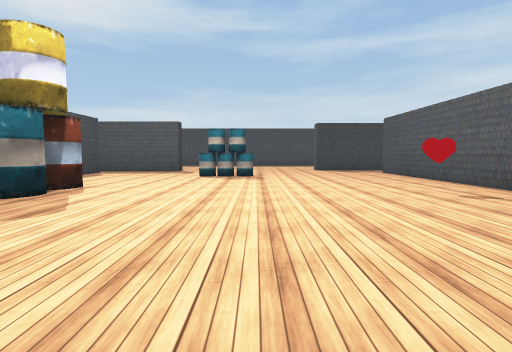
view 1 (above)

24 first-person views from a walk through a Unity game level. The camera is 1.2 m above the floor, tilts 4° down and sees 80° across. The floor is counted in squares, 2 m on a side. Each view is taken from the middle of a square. On the plan, view 1 faces up. The plan holds only what a view shows up to about 9 squares ahead; the rest is blank. The player character is not drawn. Some surface patterns are stand-ins.

view 2
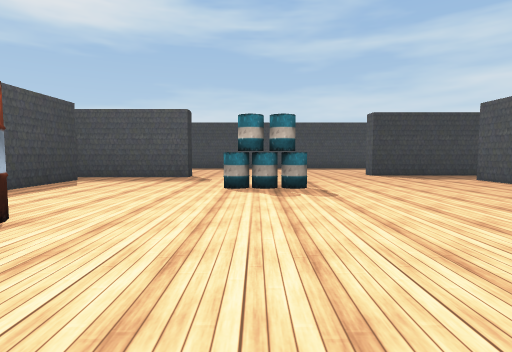

view 3
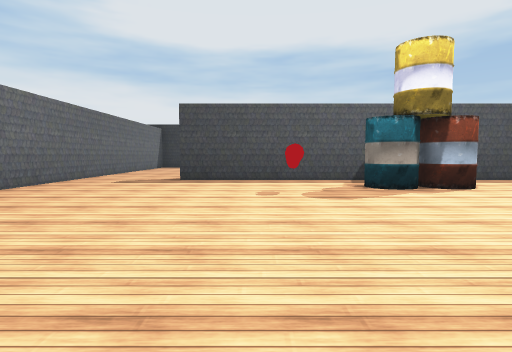

view 4
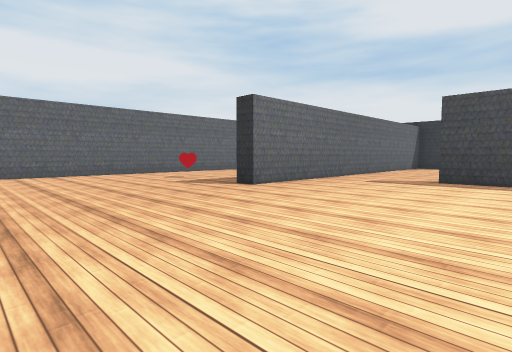

view 5
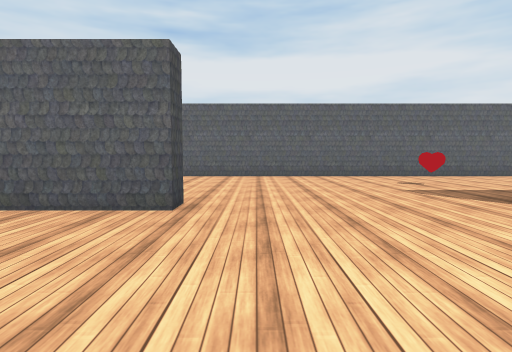

view 6
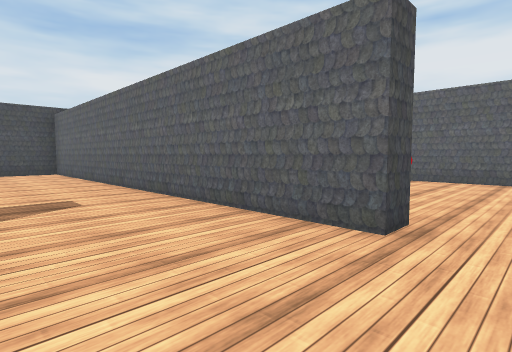

view 7
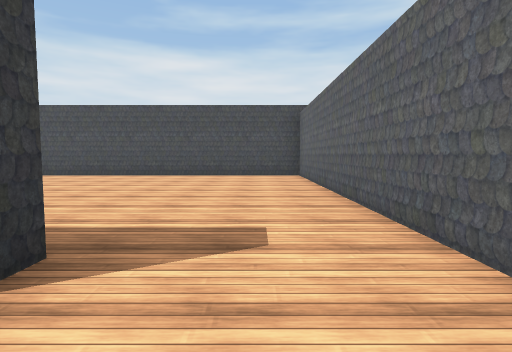

view 8
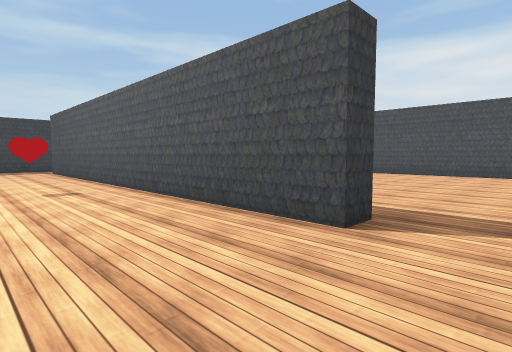

view 9
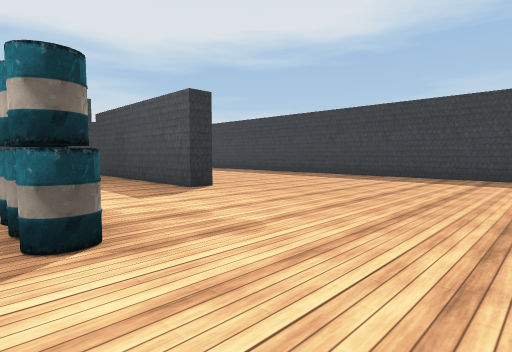

view 10
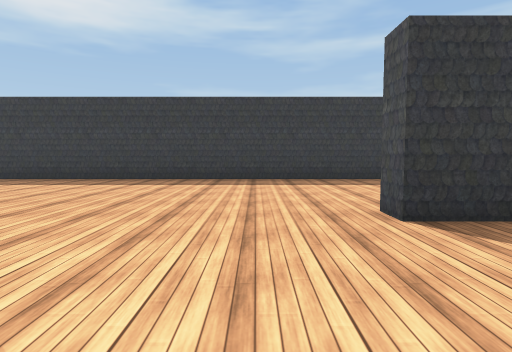

view 11
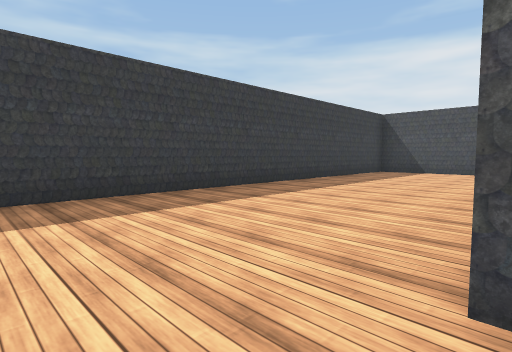

view 12
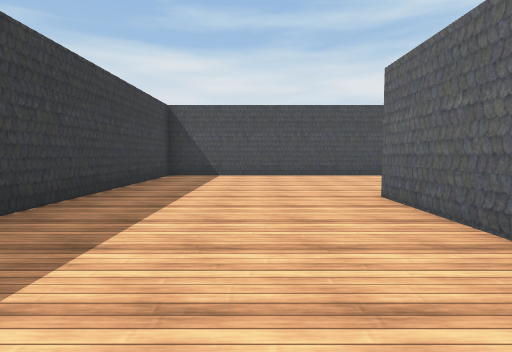

view 13
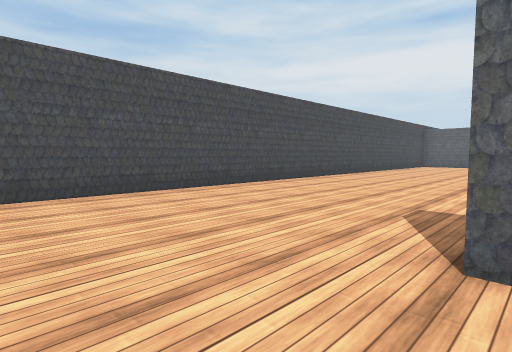

view 14
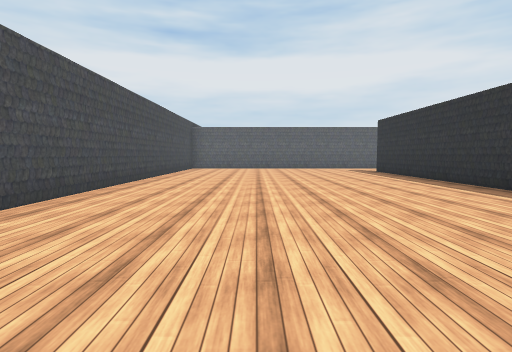

view 15
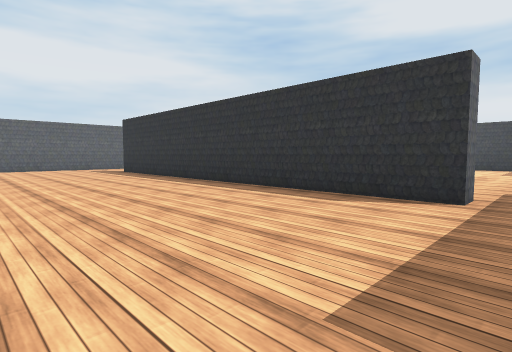

view 16
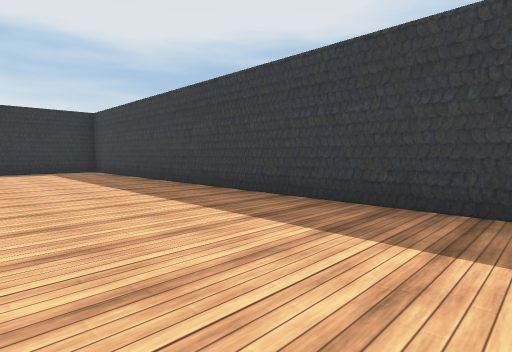

view 17
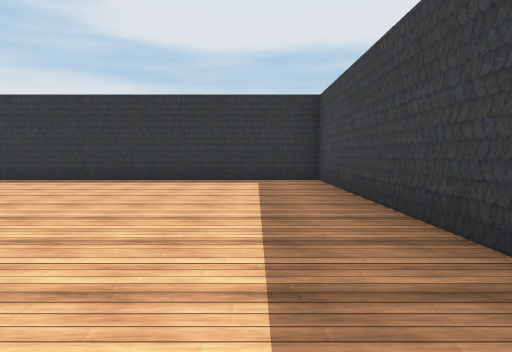

view 18
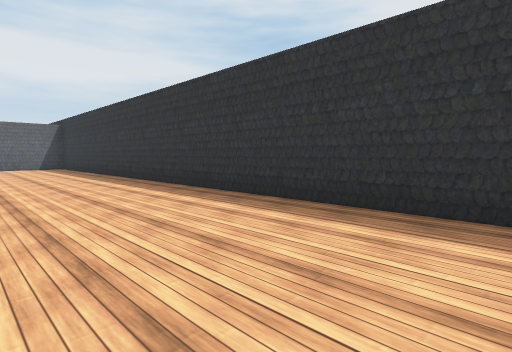

view 19
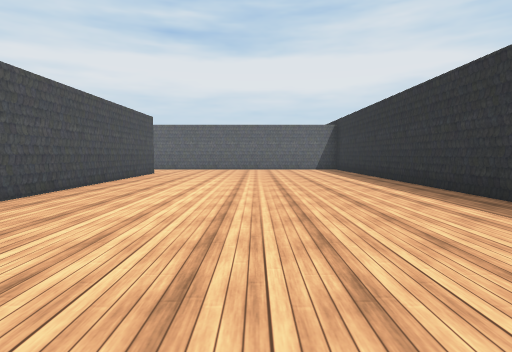

view 20
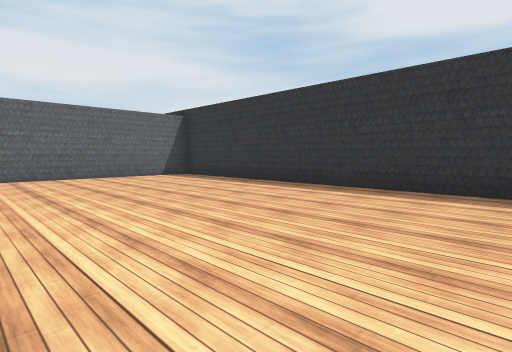

view 21
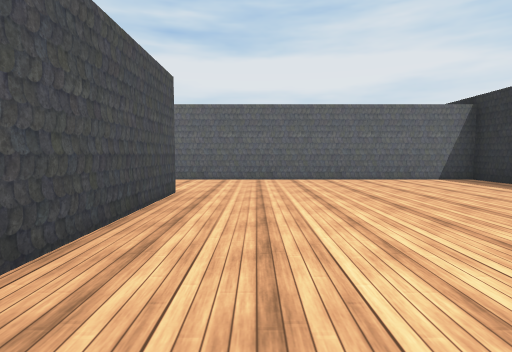

view 22
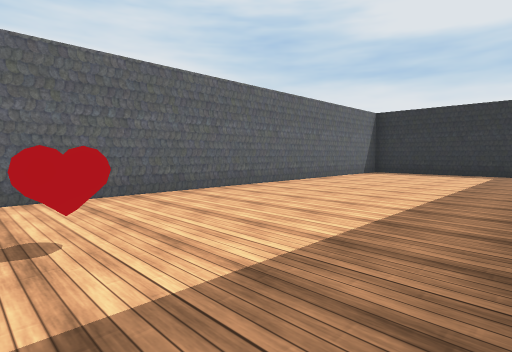

view 23
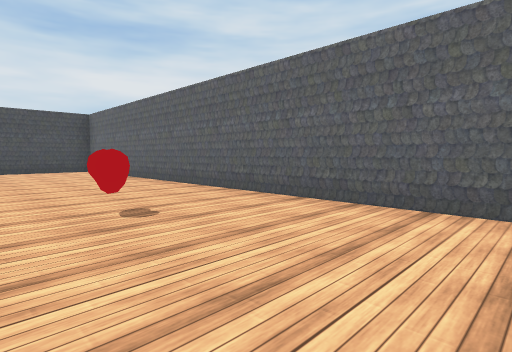

view 24
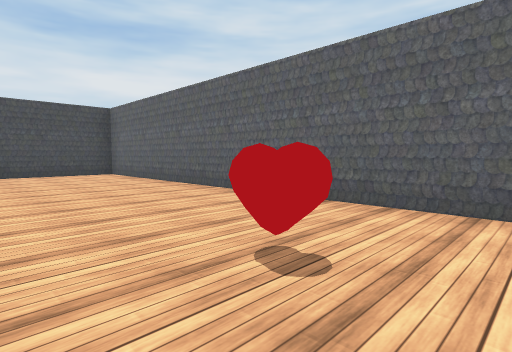

### Floor plan
Points are (right, up) in squares from view 1. A wall is a line through its corners. A room is listed if a view was taken in it or the views show most of it. See-through windows are left out.
Room 1 (views 1, 2, 3, 4, 5, 6, 7, 8, 9, 10, 11, 12, 13, 14, 15, 16, 17, 18, 19, 20, 21, 22, 23, 24)
walls: (-5.2, 4.6) (-5.2, 0.1); (-5.2, 10.2) (-5.2, 7.1); (-5.7, 0.1) (-5.7, 6.1); (-2.8, 11.6) (-2.8, 11.1) (-7.8, 11.1); (4.8, 0.2) (4.2, 0.2) (4.2, 10.2) (4.7, 10.2) (4.7, 2); (1.9, -2.9) (1.9, -2.3) (11.7, -2.3) (11.7, 16.5) (-12.3, 16.5) (-12.3, -2.3) (-2.3, -2.3) (-2.3, -2.9); (5.4, 11.7) (2.3, 11.7) (2.3, 12.2); (5, 12.2) (7.4, 12.2); (-12.3, -3.9) (-12.3, -5.6); (-10.4, -7.5) (11.2, -7.5); (11.7, -7.1) (11.7, -4.8)
ways out: gap at (-5, 10)
objects: barrel (-4, 4); barrel (-4, 5) to (-4, 6); other object (-3, 3); other object (-2, -5); barrel (-1, 8); barrel (0, 8) to (0, 9); other object (3, -5); other object (3, 5)

Where each view was taken, in squares from view 1:
view 1: 0 up, 0 right, facing up
view 2: 3 up, 1 left, facing up
view 3: 2 up, 2 right, facing left
view 4: 2 up, 2 right, facing down-left
view 5: 1 up, 1 right, facing down
view 6: 0 up, 1 right, facing down-right
view 7: 1 down, 3 right, facing right
view 8: 1 down, 2 right, facing up-right
view 9: 8 up, 2 right, facing up-left
view 10: 9 up, 1 right, facing up
view 11: 12 up, 1 right, facing up-right
view 12: 14 up, 3 right, facing right
view 13: 14 up, 7 right, facing down-right
view 14: 11 up, 9 right, facing down
view 15: 11 up, 9 right, facing down-left
view 16: 13 up, 1 left, facing up-left
view 17: 15 up, 5 left, facing left
view 18: 12 up, 9 left, facing down-left
view 19: 10 up, 9 left, facing down
view 20: 6 up, 7 left, facing down-left
view 21: 5 up, 7 left, facing down
view 22: 3 down, 2 left, facing down-left
view 23: 4 down, 0 right, facing down-right
view 24: 4 down, 2 right, facing down-right
